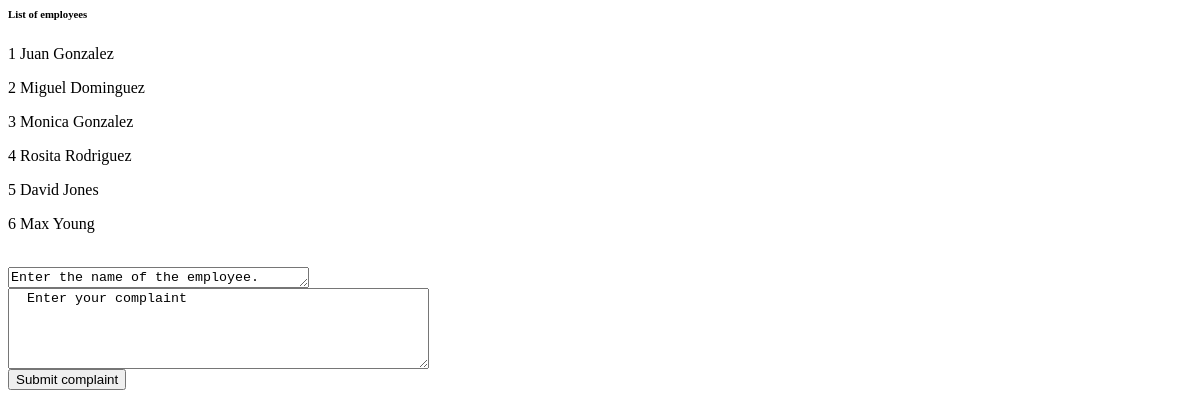
The page /show_complaint_form/ on the database as committed earlier.
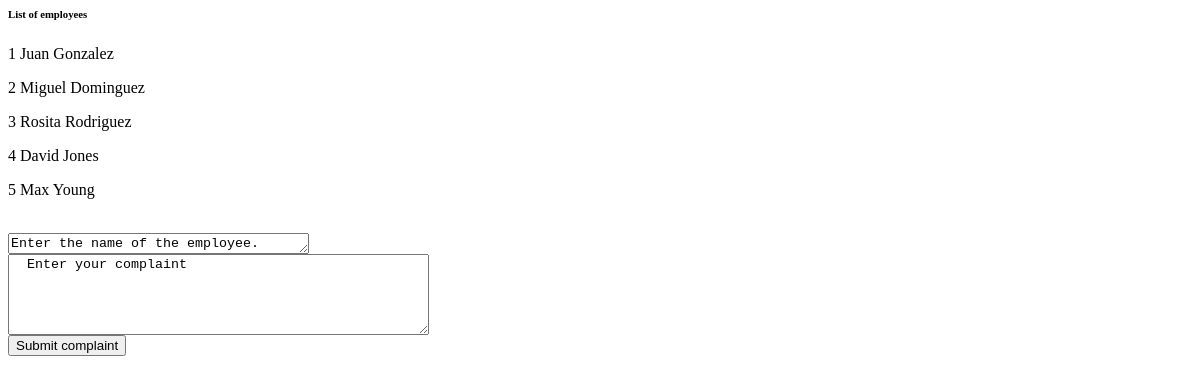
The same page on the database as committed later.
### tables this page shows
CREATE TABLE employees (
    emp_id VARCHAR(5) not null,
    password varchar(20) not null,
    emp_fname varchar(20) not null,
    emp_lname varchar(20) not null,
    address varchar(40) not null,
    city varchar(20) not null,
    state nchar(2) not null,
    postal char(5) not null,
    apt varchar(5),
    phone nchar(10) not null,
    ssn varchar(9),
    birthdate DATE not null,
    salary decimal(5,2) not null,
    date_hired [timestamp] timestamp,
    hired nchar(1) not null,
    demotions int,
    compliments int,
    complaints int,
    PRIMARY KEY (emp_id)
    );

### app/models/views.py (the view)
@app.route('/show_complaint_form/')
def show_complaint_form():
    db = db_connect()
    hired_employees = db.select_all_hired_employees()
    return render_template("/complaints.html", employees=hired_employees)

### app/models/models.py (called while the page is built)
    def select_all_hired_employees(self):
        result = self.cur.execute("SELECT * FROM employees WHERE hired = 1").fetchall()
        return result

### app/templates/complaints.html (shortened to what this page needs)
{% if not session['logged_in'] == True %}
<body>
<form action="{{ url_for('submit_complaint') }}" method="POST">
    <h6> List of employees</h6>
    {% for employee in employees %}
    <p>{{ loop.index }} {{ employee[2]}} {{employee[3]}}</p>
    {% endfor %}
    <br /><textarea name="employee" cols="35" rows="1">Enter the name of the employee.
    </textarea>
    <br />
  <textarea name="complaint" cols="50" rows="5">
  Enter your complaint
  </textarea><br />
  <input type="submit" value="Submit complaint">
</form>
{% else %}
{% print(session['logged_in']) %}
<p>You need to log in to do that!</p>
{% endif %}
</body>

Rows that differ between the two databases and show on the page:
removed employees: emp_fname "Monica", emp_lname "Gonzalez"
